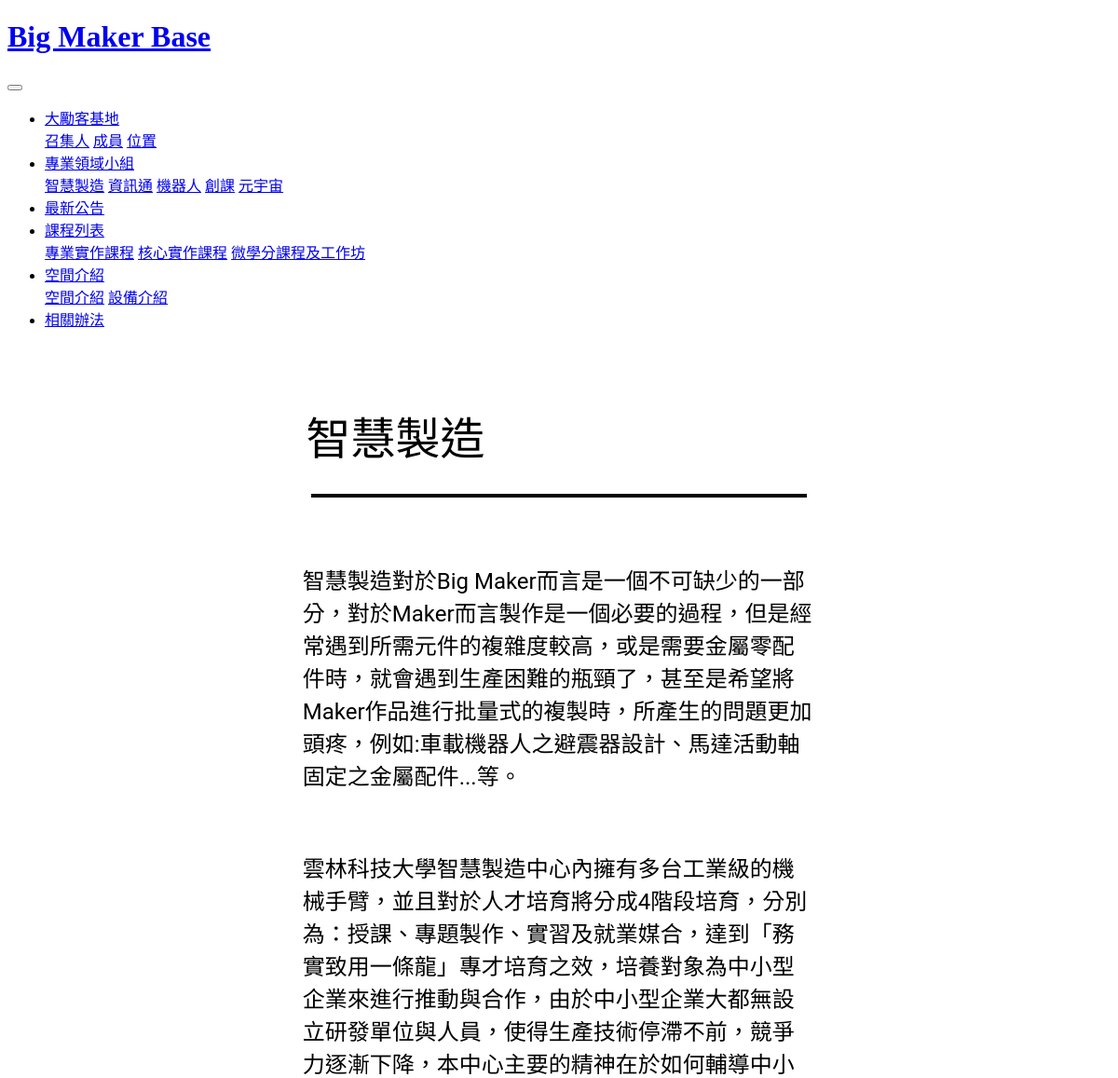
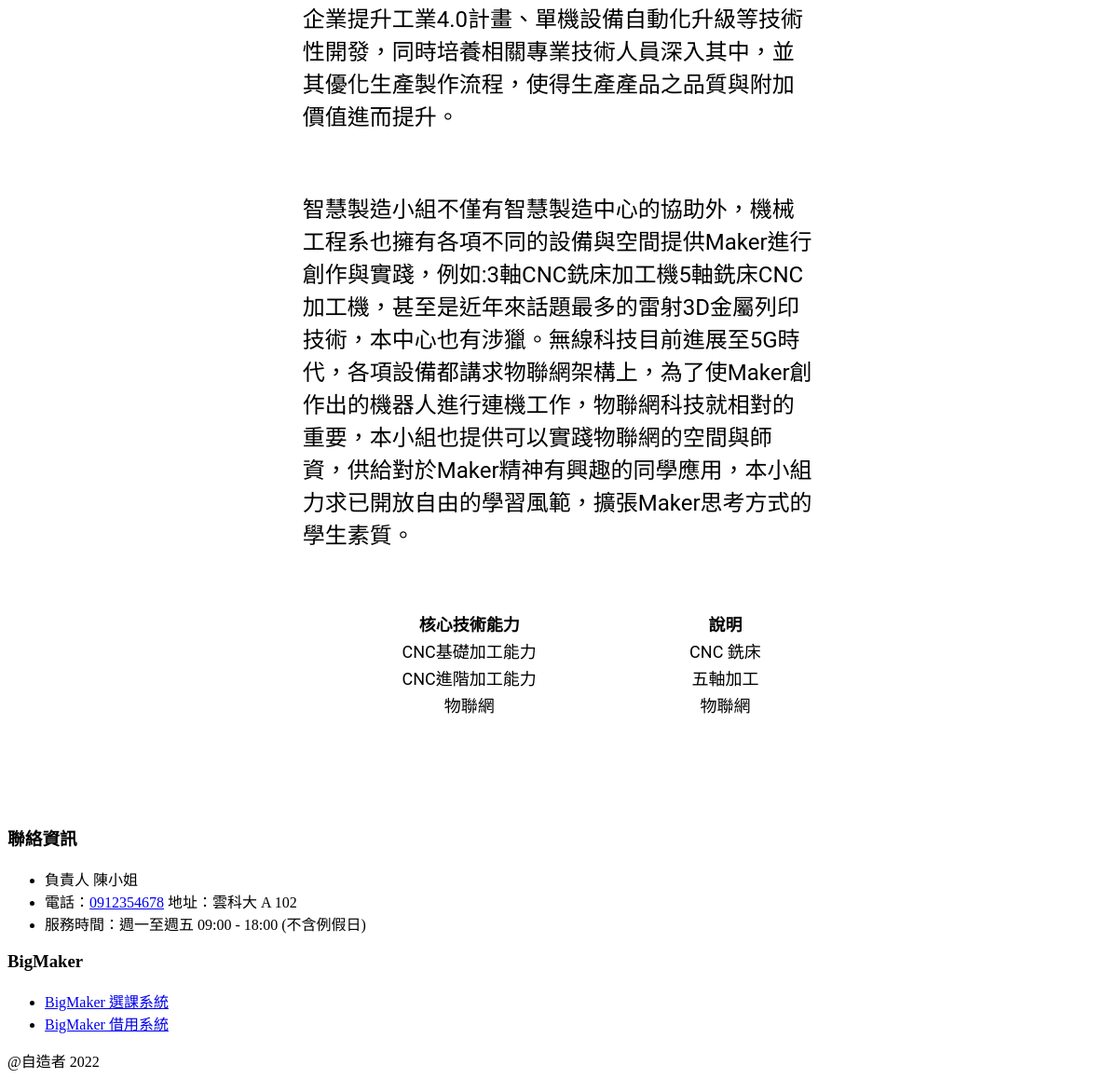
Page /class/5 on the committed database (2 pictures, top to bottom).
### BackEnd/models.py (models this page shows, shortened)
class Group(models.Model):
    Group_type = (
        ('1', '智慧製造'),
        ('2', '資訊通'),
        ('3', '機器人'),
        ('4', '創課'),
        ('5', '元宇宙'),
    )
    title = models.CharField(max_length=30, verbose_name='標題',null=True)
    content = RichTextUploadingField(blank=True,null=True)
    type = models.CharField(max_length=1, choices=Group_type, null=True)
    created_date = models.DateField(default=timezone.now,verbose_name='建立日期')
    update_date = models.DateField(auto_now=True, verbose_name='更新日期')
    class Meta:
        verbose_name = "專業領域小組"   # 單數
        verbose_name_plural = verbose_name   #複數

### FrontEnd/views.py (the view)
# urls.py: path('class/<int:id>', views.classshow, name='classshow'),
def classshow(request,id):
    data = Group.objects.get(id=id)
    datatitle="課程教室 /"
    context = {
        'data': data,
        'datatitle': datatitle,
    }
    return render(request, "Frontend/base_single/base_single.html", context)

### FrontEnd/templates/FrontEnd/base_single/base_single.html
{% extends 'FrontEnd/base/base.html' %}
{% block import %}
{% load static%}
<link rel="stylesheet" href="{% static 'css/base_single/base_single.css' %}">
{% endblock %}
{% block main %}
<section class="container-1">
    <div class="title-1">{{data.datatitle}}{{data.title}}</div>
    <hr class="wire">
    <div class="content-1">
        {{data.content | safe}}
    </div>
</section>
{% endblock %}

### static/css/base_single/base_single.css (style rules this page uses)
.container-1 { font-family: Roboto; font-style: normal; width: 62%; margin: auto; }
.wire { position: relative; width: 72%; border: 2px solid #000000; }
.title-1 { width: 74%; font-size: 48px; line-height: 56px; display: flex; margin: 90px auto 30px; align-items: center; text-align: center; }
.content-1 { font-size: 20px; margin: 70px auto; width: 75%; }
.table { border: none; }

### rows in the picture
Group: title "智慧製造", content "智慧製造對於Big Maker而言是一個不可缺少的一部分，對於Maker而言製作是一個必要的過程，但是經常遇到所需元件的複雜度較高，或是需要金屬零配件時，就會遇到生產困難的瓶頸了，甚至是希望將Maker作品進行批量式的複製時，所產生的問題更加頭疼，例如:車載機器人之避震器設計、馬達活動軸固定之金屬配件...等。 雲林科技大學智慧製造中心內擁有多台工業級的機械手臂，並且對於人才培育將分成4階段培育，分別為：授課、專題製作、實習及就業媒合，達到「務實致用一條龍」專才培育之效，培養對象為中小型企業來進行推動與合作，由於中小型企業大都無設立研發單位與人員，使得生產技術停滯不前，競爭力逐漸下降，本中心主要的精神在於如何輔導中小企業提升工業4.0計畫、單機設備自動化升級等技術性開發，同時培養相關專業技術人員深入其中，並其優化生產製作流程，使得生產產品之品質與附加價值進而提升。 智慧製造小組不僅有智慧製造中心的協助外，機械工程系也擁有各項不同的設備與空間提供Maker進行創作與實踐，例如:3軸CNC銑床加工機5軸銑床CNC加工機，甚至是近年來話題最多的雷射3D金屬列印技術，本中心也有涉獵。無線科技目前進展至5G時代，各項設備都講求物聯網架構上，為了使Maker創作出的機器人進行連機工作，物聯網科技就相對的重要，本小組也提供可以實踐物聯網的空間與師資，供給對於Maker精神有興趣的同學應用，本小組力求已開放自由的學習風範，擴張Maker思考方式的學生素質。 核心技術能力 說明 CNC基礎加工能力 CNC 銑床 CNC進階加工能力 五軸加工 物聯網 物聯網"
